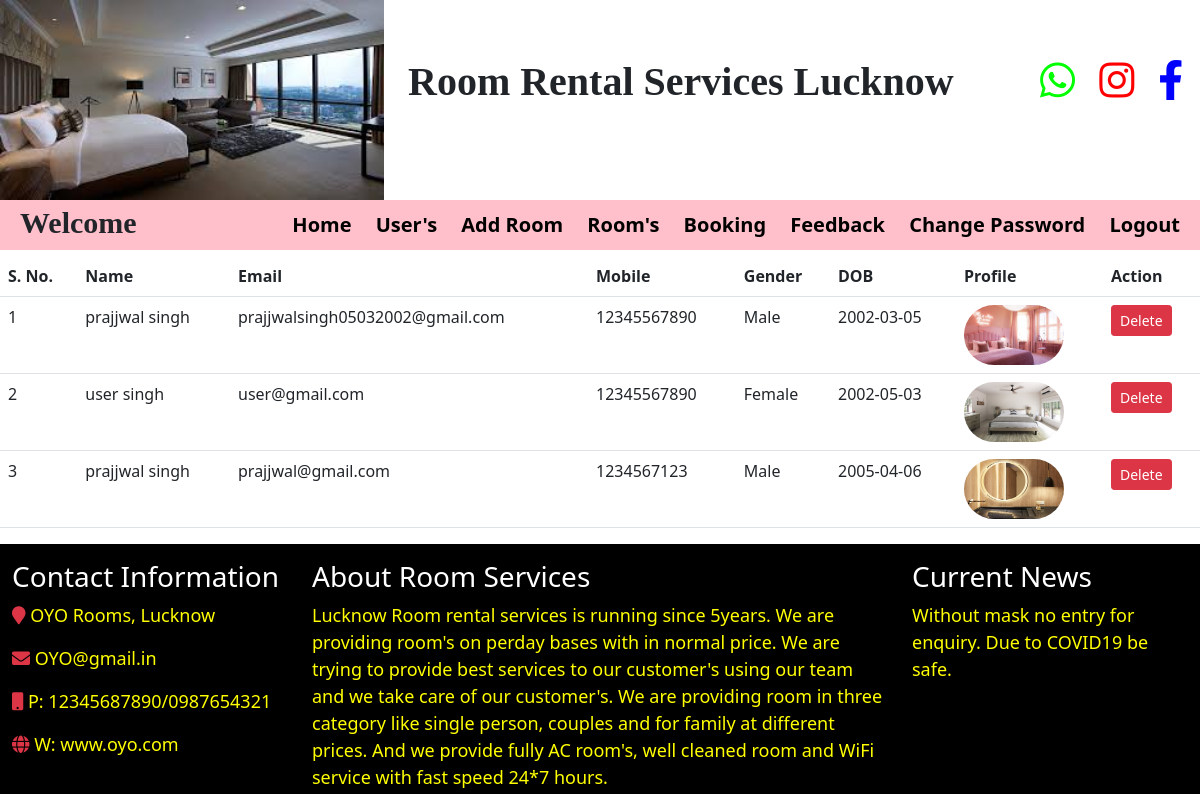
Page /view_user on the committed database.
### room/models.py (models this page shows, shortened)
class Signup(models.Model):
    user=models.ForeignKey(User,on_delete=models.CASCADE)
    moblie=models.CharField(max_length=20,null=True)
    image=models.FileField(null=True)
    gender=models.CharField(max_length=20,null=True)
    dob=models.CharField(max_length=20,null=True)

### room/views.py (the view)
# urls.py: path('view_user',view_user,name='view_user'),
def view_user(request):
    data=Signup.objects.all()
    d={'data':data}
    return render(request,'view_user.html',d)

### room/templates/view_user.html
{% include 'admin_navigation.html' %}
<table class="table">
    <tr>
        <th>S. No.</th>
        <th>Name</th>
        <th>Email</th>
        <th>Mobile</th>
        <th>Gender</th>
        <th>DOB</th>
        <th>Profile</th>
        <th>Action</th>
    </tr>
    {% for i in data %}
    <tr>
        <td>{{forloop.counter}}</td>
        <td>{{i.user.first_name}} {{i.user.last_name}}</td>
        <td>{{i.user.username}}</td>
        <td>{{i.moblie}}</td>
        <td>{{i.gender}}</td>
        <td>{{i.dob}}</td>
        <td><img src="{{i.image.url}}" width="100" height="60" style="border-radius:30px;"></td>
        <td><a href="{% url 'delete_user' i.user.id %}" class="btn btn-danger btn-sm">Delete</a></td>
    </tr>
    {% endfor %}
</table>
{% include 'footer.html' %}

### room/templates/admin_navigation.html (shortened to what this page needs)
<!DOCTYPE html>
<html>
<head>
<link rel="stylesheet" href="https://cdn.jsdelivr.net/npm/bootstrap@5.0.2/dist/css/bootstrap.min.css">
<link rel="stylesheet" href="https://cdnjs.cloudflare.com/ajax/libs/font-awesome/5.15.3/css/all.min.css" />
{% load static %}
</head>
<body>
<div class="row">
	<div class="col-4">
		<img class="pic" src="{% static 'images/cc.jpg' %}">
	</div>
	<div class="col-6 aa">
		<label class="lab1">Room Rental Services Lucknow</label>
	</div>
	<div class="col-2">
		<a href="https://web.whatsapp.com/" target="_blank"><i class="fab fa-whatsapp itag" style="color:rgb(0,255,0);"></i></a>
		<a href="https://www.instagram.com/" target="_blank"><i class="fab fa-instagram itag" style="color:red;"></i></a>
		<a href="https://www.facebook.com/" target="_blank"><i class="fab fa-facebook-f itag" style="color: blue;"></i></a>
	</div>
</div>
<nav class="navi">
	<label class="lab2">Welcome</label>
	<ul class="ull">
		<li class="lii"><a class="aaa" href="{%url 'admin_home' %}">Home</a></li>
		<li class="lii"><a class="aaa" href="{% url 'view_user' %}">User's</a></li>
		<li class="lii"><a class="aaa" href="{% url 'add_room' %}">Add Room</a></li>
		<li class="lii"><a class="aaa" href="{% url 'view_room_admin' %}">Room's</a></li>
		<li class="lii"><a class="aaa" href="{% url 'view_booking_admin' %}">Booking</a></li>
		<li class="lii"><a class="aaa" href="{%url 'view_feedback' %}">Feedback</a></li>
		<li class="lii"><a class="aaa" href="{% url 'change_password_admin' %}">Change Password</a></li>
		<li class="lii"><a class="aaa" href="{% url 'logout' %}">Logout</a></li>
	</ul>
</nav>
</body>
</html>

### room/templates/footer.html (shortened to what this page needs)
{% load static %}
<div class="mt-3" style="background-color: black; width:100% ; height:250px">
<div class="container-fluid">
    <div class="row">
        <div class="col-md-3 mt-3">
            <h3 class="text-white">Contact Information</h3>
            <p style="color:yellow; font-size: 18px"><i class="fa fa-map-marker text-danger"></i>   OYO Rooms, Lucknow</p>
            <p style="color:yellow; font-size: 18px"><i class="fa fa-envelope text-danger"></i>   OYO@gmail.in</p>
            <p style="color:yellow; font-size: 18px"><i class="fa fa-mobile text-danger"></i>   P:  12345687890/0987654321</p>
            <p style="color:yellow; font-size: 18px"><i class="fa fa-globe text-danger"></i>   W:  www.oyo.com</p>
        </div>
        <div class="col-md-6 mt-3">
        <h3 class="text-white">About Room Services</h3>
        <p style="color:yellow; font-size:18px">Lucknow Room rental services is running since 5years. We are providing room's on perday
        bases with in normal price. We are trying to provide best services to our customer's using our team and
        we take care of our customer's. We are providing room in three category like single person, couples and
        for family at different prices. And we provide fully AC room's, well cleaned room and WiFi service with fast speed
        24*7 hours.</p>
    </div>
    <div class="col-md-3 mt-3">
        <h3 class="text-white">Current News</h3>
        <marquee scrollamount="3" behavior="" direction="up">
        <p style="color:yellow; font-size:18px">Without mask no entry for enquiry. Due to COVID19 be safe.</p>
        </marquee>
    </div>
    </div>
</div>
</div>

### room/templates/admin_navigation.html (style rules this page uses)
.pic { height: 200px; width: 100%; }
.lab1 { font-size: 40px; font-weight: bold; font-family: calibery; margin-top: 52px; }
.itag { font-size: 40px; margin-top: 60px; padding-left: 20px; }
.navi { background:pink; height: 50px; }
.ull { float: right; }
.lii { display: inline-block; margin-top: 10px; }
.aaa { text-decoration: none; color: black; font-weight: bold; font-size: 20px; margin-right: 20px; }
.lab2 { font-size: 30px; font-weight: bold; font-family: calibery; margin-left: 20px; }

### rows in the picture
Signup: user.first_name "prajjwal", user.last_name "singh", user.username "prajjwalsingh05032002@gmail.com", moblie "12345567890", gender "Male", dob "2002-03-05", image (picture)
Signup: user.first_name "user", user.last_name "singh", user.username "user@gmail.com", moblie "12345567890", gender "Female", dob "2002-05-03", image (picture)
Signup: user.first_name "prajjwal", user.last_name "singh", user.username "prajjwal@gmail.com", moblie "1234567123", gender "Male", dob "2005-04-06", image (picture)
